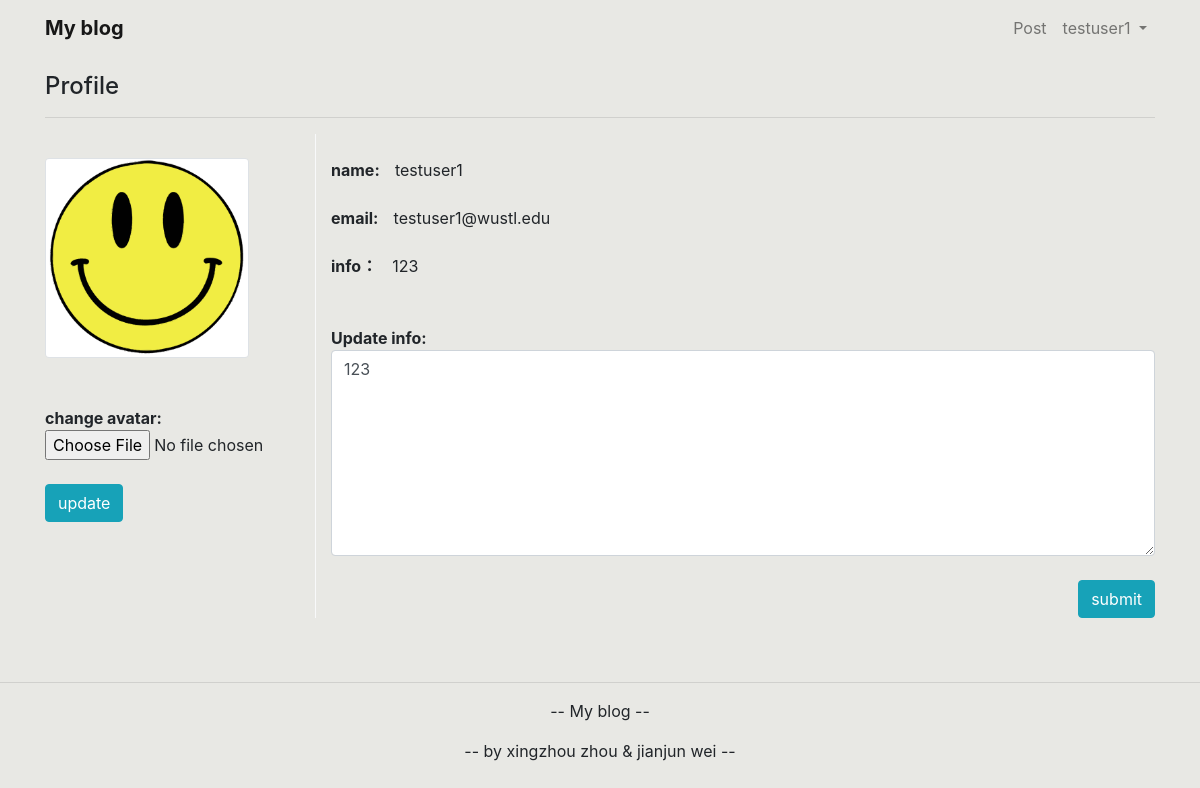
The app's page /userprofile/edit/10/ (signed in) with its own data.
### userprofile/models.py (models this page shows, shortened)
class Profile(models.Model):
    user = models.OneToOneField(User, on_delete=models.CASCADE, related_name='profile')
    profile_img = models.ImageField(upload_to='profile_img/%Y%m%d/', null=False, blank=True)
    profile_info = models.TextField(max_length=500, null=False, blank=True)

### userprofile/views.py (the view, shortened to what this page needs)
# urls.py: path('edit/<int:id>/', views.profile_edit, name='edit'),
@login_required(login_url='/userprofile/login/')
def profile_edit(request, id):
    user = User.objects.get(id=id)
    if Profile.objects.filter(user_id=id).exists():
        profile = Profile.objects.get(user_id=id)
    else:
        profile = Profile.objects.create(user=user)
    if request.method == 'GET':
        print('get success')
        profile_form = ProfileForm()
        context = { 'profile': profile, 'user': user }
        return render(request, 'userprofile/edit.html', context)
    else:
        return HttpResponse("Invalid request!")

### templates/userprofile/edit.html (shortened to what this page needs)
{% extends "base.html" %}
{% load staticfiles %}
{% block content %}
<div class="container">
    <h4>Profile</h4>
    <hr>
    <div class="row mt-2">
        <div class="col-md-3">
            <br>
            {% if profile.profile_img %}
                <img src="{{ profile.profile_img.url }}" alt="{{ profile.user }} profile image" style="max-width: 80%;" class="rounded border">
            {% endif %}
            <br>
            <br>
            <br>
            <form method="post" action="." enctype="multipart/form-data">
                <div class="form-group">
                    <strong>change avatar:</strong>
                    <br>
                    <input type="file" class="form-control-file" name="profile_img" id="profile_img">
                    <br>
                    <button type="submit" class="float-left btn btn-info">update</button>
                </div>
            </form>
        </div>
        <div class="col-md-9 border-left border-light">
            <br>
            <div>
                <strong>name:&nbsp;&nbsp;&nbsp;&nbsp;</strong>{{ user.username }}
            </div>
            <br>
            <div>
                <strong>email:&nbsp;&nbsp;&nbsp;&nbsp;</strong>{{ user.email }}
            </div>
            <br>
            <div>
                <strong>info：&nbsp;&nbsp;&nbsp;&nbsp;</strong>{{ profile.profile_info }}
            </div>
            <br>
            <br>
            <form method="post" action="." enctype="multipart/form-data">
                <div class="form-group ">
                    <strong>Update info:</strong>
                    <textarea class="form-control" id="profile_info" name="profile_info" rows="8">{{ profile.profile_info }}</textarea>
                    <br>
                    <button type="submit" class="float-right btn btn-info">submit</button>
                </div>
            </form>
        </div>
    </div>
</div>
{% endblock content %}

### templates/header.html (shortened to what this page needs)
<nav id="navbar-header" class="navbar navbar-expand-lg navbar-light fixed-top" style="background-color: #e8e8e4;" >
    <div class="container">
        <a class="navbar-brand" href="{% url 'article:a_index' %}"><strong>My blog</strong></a>
        <div>
            <ul class="navbar-nav">
                <li class="nav-item">
                    <a class="nav-link" href="{% url 'article:a_create' %}">Post</a>
                </li>
                {% if user.is_authenticated %}
                    <li class="nav-item dropdown">
                        <a class="nav-link dropdown-toggle" href="#" id="navbarDropdown" role="button" data-toggle="dropdown" aria-haspopup="true" aria-expanded="false">
                        {{ user.username }}
                        </a>
                    </li>
                {% else %}
                    <li class="nav-item">
                        <a class="nav-link" href="{% url 'userprofile:login' %}">login</a>
                    </li>
                {% endif %}
            </ul>
        </div>
    </div>
</nav>
<br>
<br>
<br>

### records on screen
Profile: profile_img (picture), profile_info "123"

### other values on screen
{{ user.username }} "testuser1"
{{ user.email }} "testuser1@wustl.edu"
